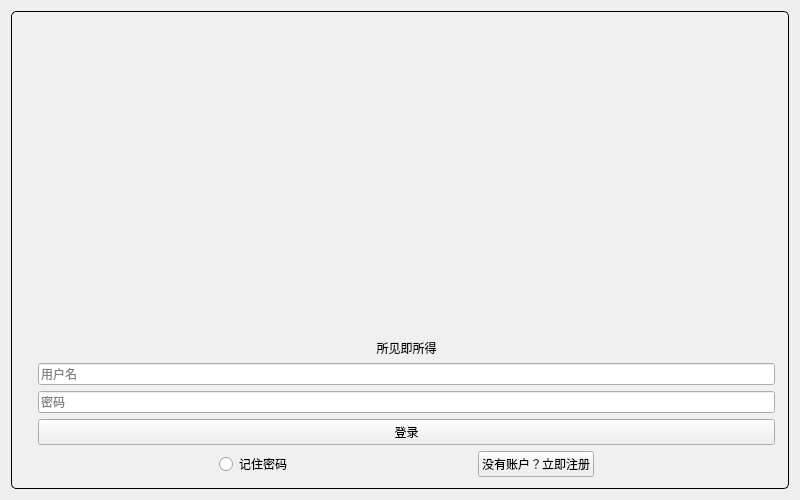
<?xml version="1.0" encoding="UTF-8"?>
<ui version="4.0">
 <class>Form</class>
 <widget class="QWidget" name="Form">
  <property name="geometry">
   <rect>
    <x>0</x>
    <y>0</y>
    <width>800</width>
    <height>500</height>
   </rect>
  </property>
  <property name="minimumSize">
   <size>
    <width>800</width>
    <height>500</height>
   </size>
  </property>
  <property name="maximumSize">
   <size>
    <width>800</width>
    <height>500</height>
   </size>
  </property>
  <property name="windowTitle">
   <string>Form</string>
  </property>
  <property name="styleSheet">
   <string notr="true">#frame.QFrame{
	background-color: #f0f0f0;
	border:1px solid black; 
	border-radius:5px;   
	padding:2px 4px; 

}</string>
  </property>
  <layout class="QVBoxLayout" name="verticalLayout_3">
   <item>
    <widget class="QFrame" name="frame">
     <property name="frameShape">
      <enum>QFrame::StyledPanel</enum>
     </property>
     <property name="frameShadow">
      <enum>QFrame::Raised</enum>
     </property>
     <layout class="QVBoxLayout" name="verticalLayout_11">
      <item>
       <layout class="QHBoxLayout" name="horizontalLayout_10">
        <item>
         <widget class="ImageLabel" name="window_icon"/>
        </item>
        <item>
         <spacer name="horizontalSpacer_4">
          <property name="orientation">
           <enum>Qt::Horizontal</enum>
          </property>
          <property name="sizeType">
           <enum>QSizePolicy::Fixed</enum>
          </property>
          <property name="sizeHint" stdset="0">
           <size>
            <width>650</width>
            <height>20</height>
           </size>
          </property>
         </spacer>
        </item>
        <item>
         <widget class="CommandBar" name="command_bar">
          <property name="inputMethodHints">
           <set>Qt::ImhNone</set>
          </property>
         </widget>
        </item>
       </layout>
      </item>
      <item>
       <widget class="HorizontalSeparator" name="HorizontalSeparator"/>
      </item>
      <item>
       <layout class="QHBoxLayout" name="horizontalLayout_8">
        <item>
         <layout class="QVBoxLayout" name="verticalLayout_8">
          <item>
           <widget class="ImageLabel" name="banner"/>
          </item>
         </layout>
        </item>
        <item>
         <layout class="QVBoxLayout" name="verticalLayout_9">
          <item>
           <spacer name="verticalSpacer_5">
            <property name="orientation">
             <enum>Qt::Vertical</enum>
            </property>
            <property name="sizeHint" stdset="0">
             <size>
              <width>20</width>
              <height>40</height>
             </size>
            </property>
           </spacer>
          </item>
          <item>
           <layout class="QHBoxLayout" name="horizontalLayout_9">
            <item>
             <widget class="ImageLabel" name="logo"/>
            </item>
           </layout>
          </item>
          <item>
           <layout class="QVBoxLayout" name="verticalLayout_10">
            <item>
             <spacer name="verticalSpacer_6">
              <property name="orientation">
               <enum>Qt::Vertical</enum>
              </property>
              <property name="sizeHint" stdset="0">
               <size>
                <width>20</width>
                <height>40</height>
               </size>
              </property>
             </spacer>
            </item>
            <item>
             <widget class="TitleLabel" name="TitleLabel">
              <property name="text">
               <string>所见即所得</string>
              </property>
              <property name="alignment">
               <set>Qt::AlignCenter</set>
              </property>
             </widget>
            </item>
            <item>
             <widget class="EditableComboBox" name="user_name_input">
              <property name="placeholderText">
               <string>用户名</string>
              </property>
             </widget>
            </item>
            <item>
             <widget class="PasswordLineEdit" name="pwd_input">
              <property name="placeholderText">
               <string>密码</string>
              </property>
             </widget>
            </item>
            <item>
             <widget class="PushButton" name="login_button">
              <property name="text">
               <string>登录</string>
              </property>
             </widget>
            </item>
            <item>
             <layout class="QHBoxLayout" name="horizontalLayout_3">
              <item>
               <spacer name="horizontalSpacer">
                <property name="orientation">
                 <enum>Qt::Horizontal</enum>
                </property>
                <property name="sizeHint" stdset="0">
                 <size>
                  <width>40</width>
                  <height>20</height>
                 </size>
                </property>
               </spacer>
              </item>
              <item>
               <widget class="RadioButton" name="remember_password_Button">
                <property name="text">
                 <string>记住密码</string>
                </property>
               </widget>
              </item>
              <item>
               <spacer name="horizontalSpacer_3">
                <property name="orientation">
                 <enum>Qt::Horizontal</enum>
                </property>
                <property name="sizeHint" stdset="0">
                 <size>
                  <width>40</width>
                  <height>20</height>
                 </size>
                </property>
               </spacer>
              </item>
              <item>
               <widget class="HyperlinkButton" name="register_link">
                <property name="text">
                 <string>没有账户？立即注册</string>
                </property>
               </widget>
              </item>
              <item>
               <spacer name="horizontalSpacer_2">
                <property name="orientation">
                 <enum>Qt::Horizontal</enum>
                </property>
                <property name="sizeHint" stdset="0">
                 <size>
                  <width>40</width>
                  <height>20</height>
                 </size>
                </property>
               </spacer>
              </item>
             </layout>
            </item>
            <item>
             <layout class="QHBoxLayout" name="horizontalLayout_4"/>
            </item>
           </layout>
          </item>
         </layout>
        </item>
       </layout>
      </item>
     </layout>
    </widget>
   </item>
  </layout>
 </widget>
 <customwidgets>
  <customwidget>
   <class>EditableComboBox</class>
   <extends>LineEdit</extends>
   <header>qfluentwidgets</header>
  </customwidget>
  <customwidget>
   <class>HyperlinkButton</class>
   <extends>PushButton</extends>
   <header>qfluentwidgets</header>
  </customwidget>
  <customwidget>
   <class>PushButton</class>
   <extends>QPushButton</extends>
   <header>qfluentwidgets</header>
  </customwidget>
  <customwidget>
   <class>RadioButton</class>
   <extends>QRadioButton</extends>
   <header>qfluentwidgets</header>
  </customwidget>
  <customwidget>
   <class>HorizontalSeparator</class>
   <extends>QWidget</extends>
   <header>qfluentwidgets</header>
  </customwidget>
  <customwidget>
   <class>TitleLabel</class>
   <extends>QLabel</extends>
   <header>qfluentwidgets</header>
  </customwidget>
  <customwidget>
   <class>ImageLabel</class>
   <extends>QLabel</extends>
   <header>qfluentwidgets</header>
  </customwidget>
  <customwidget>
   <class>LineEdit</class>
   <extends>QLineEdit</extends>
   <header>qfluentwidgets</header>
  </customwidget>
  <customwidget>
   <class>PasswordLineEdit</class>
   <extends>LineEdit</extends>
   <header>qfluentwidgets</header>
  </customwidget>
  <customwidget>
   <class>CommandBar</class>
   <extends>QFrame</extends>
   <header>qfluentwidgets</header>
  </customwidget>
 </customwidgets>
 <resources/>
 <connections/>
</ui>
